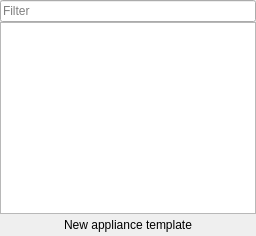
  <widget class="NodesDockWidget" name="uiNodesDockWidget">
   <property name="enabled">
    <bool>true</bool>
   </property>
   <property name="visible">
    <bool>true</bool>
   </property>
   <property name="floating">
    <bool>false</bool>
   </property>
   <property name="allowedAreas">
    <set>Qt::LeftDockWidgetArea|Qt::RightDockWidgetArea</set>
   </property>
   <property name="windowTitle">
    <string>Node Types</string>
   </property>
   <attribute name="dockWidgetArea">
    <number>1</number>
   </attribute>
   <widget class="QWidget" name="uiNodesDockWidgetContents">
    <layout class="QVBoxLayout">
     <property name="spacing">
      <number>0</number>
     </property>
     <property name="leftMargin">
      <number>0</number>
     </property>
     <property name="topMargin">
      <number>0</number>
     </property>
     <property name="rightMargin">
      <number>0</number>
     </property>
     <property name="bottomMargin">
      <number>0</number>
     </property>
     <item>
      <widget class="QLineEdit" name="uiNodesFilterLineEdit">
       <property name="placeholderText">
        <string>Filter</string>
       </property>
      </widget>
     </item>
     <item>
      <widget class="NodesView" name="uiNodesView">
       <property name="sizePolicy">
        <sizepolicy hsizetype="Expanding" vsizetype="Expanding">
         <horstretch>0</horstretch>
         <verstretch>0</verstretch>
        </sizepolicy>
       </property>
       <property name="toolTip">
        <string>Drag a node to the workspace (Press SHIFT while dragging to add multiple identical nodes).</string>
       </property>
       <property name="dragEnabled">
        <bool>false</bool>
       </property>
       <property name="iconSize">
        <size>
         <width>32</width>
         <height>32</height>
        </size>
       </property>
       <property name="rootIsDecorated">
        <bool>false</bool>
       </property>
       <attribute name="headerVisible">
        <bool>false</bool>
       </attribute>
       <column>
        <property name="text">
         <string>1</string>
        </property>
       </column>
      </widget>
     </item>
     <item>
      <widget class="QPushButton" name="uiNewAppliancePushButton">
       <property name="text">
        <string>New appliance template</string>
       </property>
       <property name="icon">
        <iconset resource="../../resources/resources.qrc">
         <normaloff>:/icons/plus.svg</normaloff>:/icons/plus.svg</iconset>
       </property>
       <property name="autoDefault">
        <bool>false</bool>
       </property>
       <property name="flat">
        <bool>true</bool>
       </property>
      </widget>
     </item>
    </layout>
   </widget>
  </widget>
